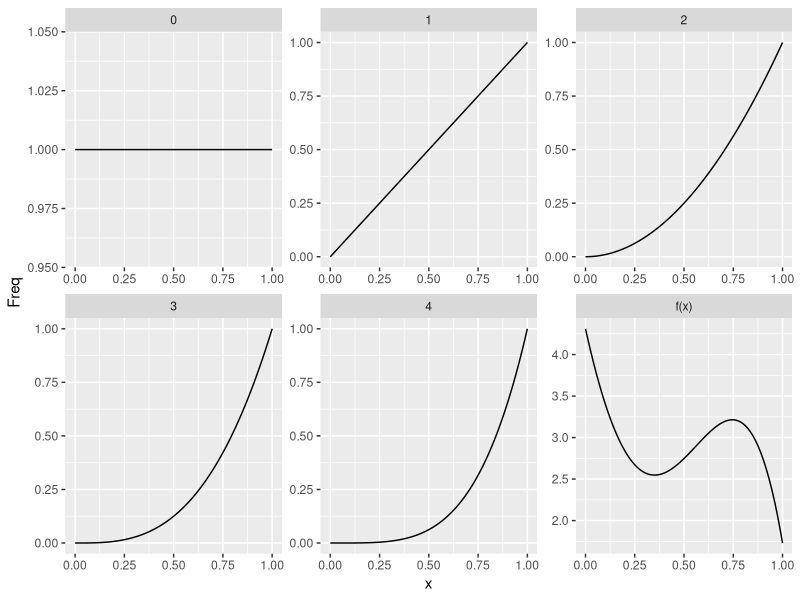
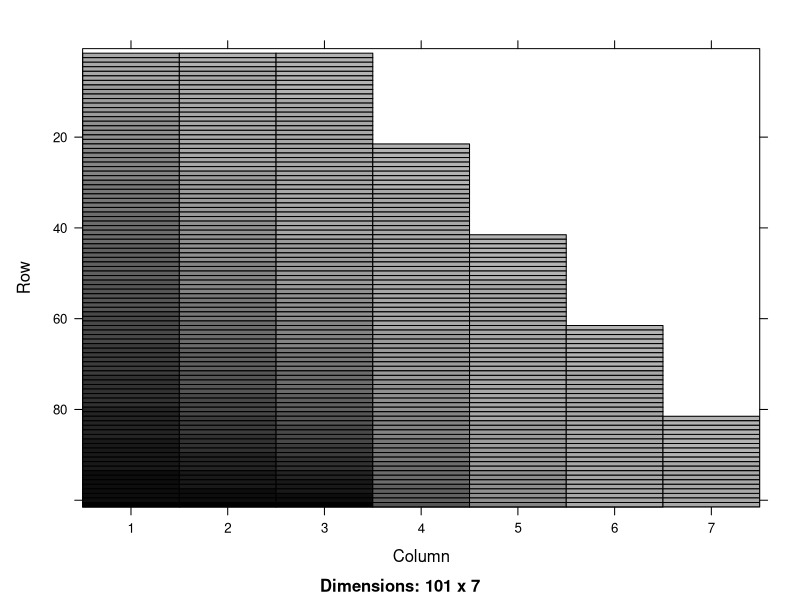
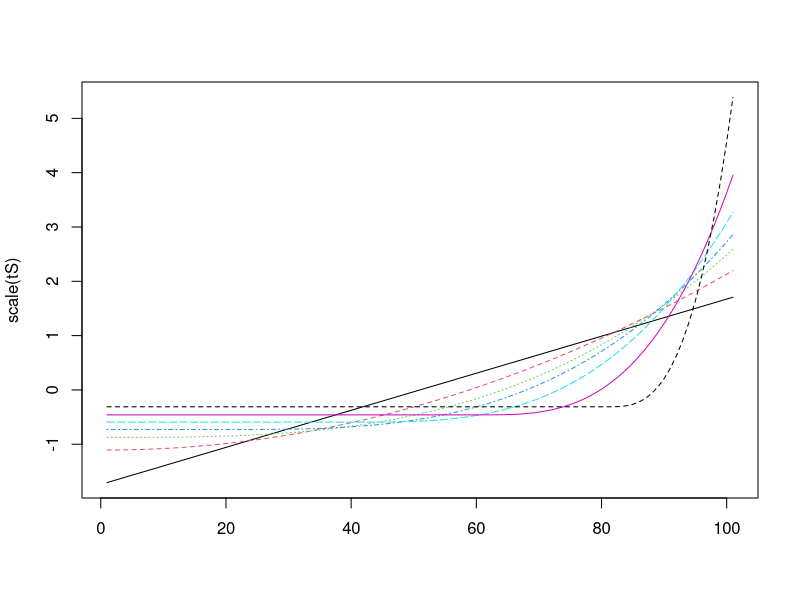
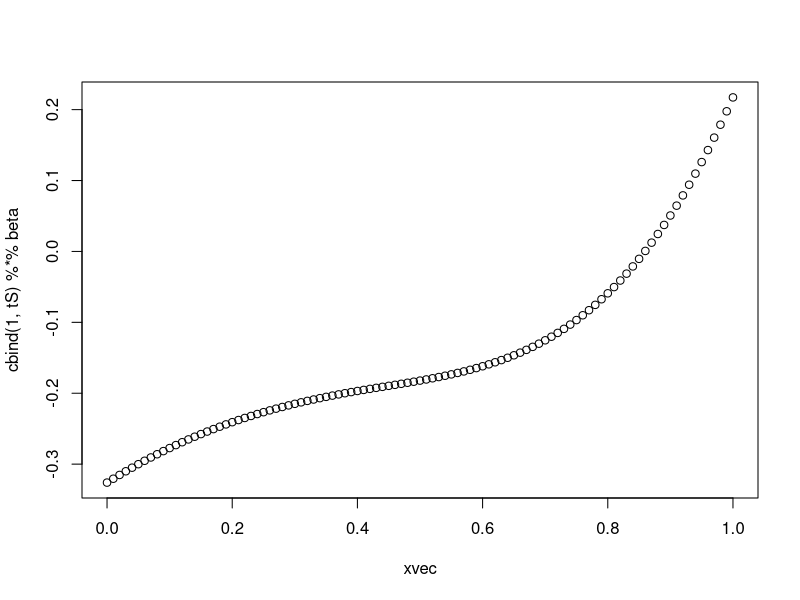
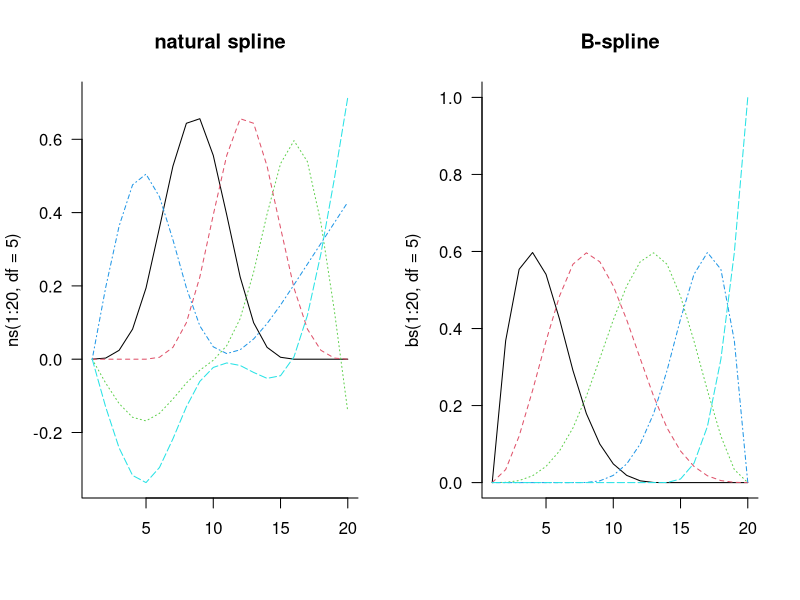
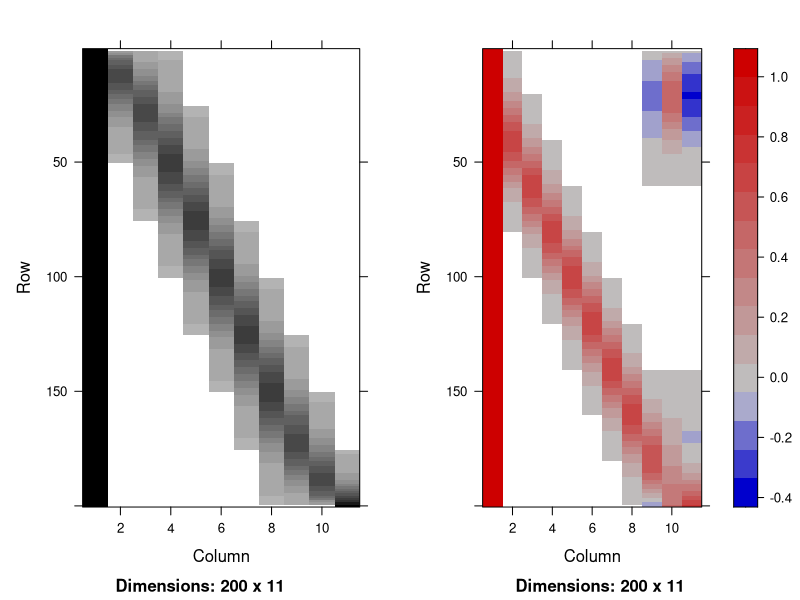

R code for these plots, in order:
## ---- chunk 1
## replicate figure 3.2 from Wood
library(ggplot2)
x <- seq(0, 1, length = 101)
n <- 4
y <- sapply(0:n, \(j) x^j)
beta <- c(4.31, -10.72, 16.8, 2.22, -10.88)
y <- cbind(y, fx = y %*% beta)
dimnames(y) <- list(x = x, j = c(0:n, "f(x)"))
yy <- as.data.frame(as.table(y))
yy$x <- as.numeric(as.character(yy$x))
ggplot(yy, aes(x, Freq)) + geom_line() + facet_wrap(~j, scale = "free")
## ---- chunk 2
truncpolyspline <- function(x, df) {
    if (!require("Matrix")) stop("need Matrix package")
    knots <- quantile(x, seq(0, 1, length = df - 1))
    ## should probably use seq() instead of `:`
    ## dim: n x (df-2)
    trunc_fun <- function(k) (x>=k)*(x-k)^3
    S <- sapply(knots[1:(df-2)], trunc_fun)
    S <- as(S, "CsparseMatrix")
    ## dim: n x df
    S <- cbind(x, x^2, S)
    return(S)
}
xvec <- seq(0, 1, length = 101)
tS <- truncpolyspline(xvec, df = 7)
image(tS, aspect = "fill")
matplot(scale(tS), type = "l")
## ---- chunk 3
set.seed(101)
beta <- rnorm(8)
plot(xvec, cbind(1, tS) %*% beta)
## ---- chunk 4
truncpolyspline2 <- function(x, df) {
    knots <- quantile(x, seq(0, 1, length = df - 1))
    nx <- length(x)
    iL <- list()
    pL <- list()
    xL <- list()
    n <- 3
    j <- 0
    pL[[1]] <- 0L
    for (i in 1:(n-1)) {
        j <- j+1
        xL[[j]] <- x^i
        iL[[j]] <- seq(nx)-1L
        pL[[j+1]] <- i*nx
    }
    for  (i in 1:(df-2)) {
        j <- j+1
        ## figure out number of non-zero elements
        ## (could squeeze out a bit more here by counting up)
        nzk <- sum(x < knots[i])
        pos <- (nzk+1):nx
        xL[[j]] <- (x[pos]-knots[i])^3
        iL[[j]] <- pos-1L
        pL[[j+1]] <- pL[[length(pL)]]+(nx-nzk)
    }
    new("dgCMatrix", i = unlist(iL), p = unlist(pL), x = unlist(xL),
        Dim = c(nx, as.integer(df)))
}
tS2 <- truncpolyspline2(xvec, df = 7)
all.equal(unname(tS), tS2) ## TRUE
identical(unname(matrix(tS)), matrix(tS2))  ## TRUE
## ---- chunk 5
library(splines)
bb <- bs(1:20, df = 5)
attributes(bb)[c("degree", "knots", "Boundary.knots")]
nn <- ns(1:20, df = 7)
attributes(nn)[c("degree", "knots", "Boundary.knots")]
## ---- chunk 6
par(mfrow = c(1,2),las =1, bty ="l")
matplot(ns(1:20, df = 5), type = "l", main = "natural spline")
matplot(bs(1:20, df = 5), type = "l", main = "B-spline")
## ---- chunk 7
library(Matrix)
dd <- data.frame(x=1:200)
Xb <- model.matrix(~splines::bs(x, df = 10), data = dd)
Xn <- model.matrix(~splines::ns(x, df = 10), data = dd)
gridExtra::grid.arrange(
               ncol = 2,
               image(Matrix(Xb), aspect = "fill"),
               image(Matrix(Xn), aspect = "fill")
               )
